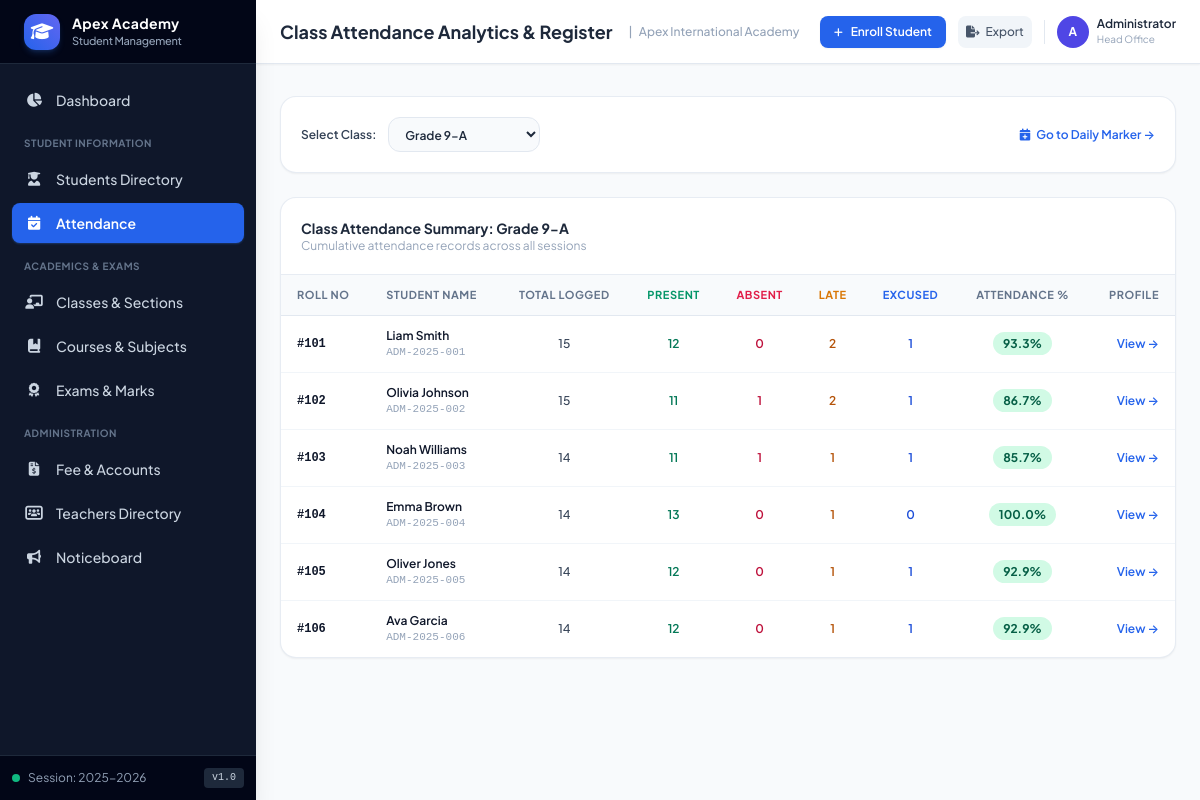
Page /attendance/report on the committed database.
### tables this page shows
CREATE TABLE classes (
        id INTEGER PRIMARY KEY AUTOINCREMENT,
        name TEXT NOT NULL,
        grade_level TEXT NOT NULL,
        section TEXT NOT NULL,
        room_number TEXT,
        class_teacher_id INTEGER,
        FOREIGN KEY (class_teacher_id) REFERENCES teachers(id) ON DELETE SET NULL,
        UNIQUE(grade_level, section)
    );

CREATE TABLE students (
        id INTEGER PRIMARY KEY AUTOINCREMENT,
        admission_no TEXT UNIQUE NOT NULL,
        roll_no TEXT NOT NULL,
        first_name TEXT NOT NULL,
        last_name TEXT NOT NULL,
        gender TEXT NOT NULL,
        dob TEXT NOT NULL,
        blood_group TEXT,
        email TEXT,
        phone TEXT,
        address TEXT,
        class_id INTEGER NOT NULL,
        admission_date TEXT NOT NULL,
        parent_name TEXT NOT NULL,
        parent_relation TEXT DEFAULT 'Parent',
        parent_phone TEXT NOT NULL,
        parent_email TEXT,
        status TEXT DEFAULT 'Active',
        avatar_url TEXT,
        FOREIGN KEY (class_id) REFERENCES classes(id) ON DELETE RESTRICT
    );

### app.py (the view)
@app.route('/attendance/report')
def attendance_report():
    class_id = request.args.get('class_id', '1')
    classes = query_db("SELECT * FROM classes ORDER BY grade_level, section")
    current_class = query_db("SELECT * FROM classes WHERE id = ?", (class_id,), one=True)
    student_summaries = query_db("""
        SELECT
            s.id, s.admission_no, s.roll_no, s.first_name, s.last_name,
            COUNT(a.id) as total_days,
            SUM(CASE WHEN a.status = 'Present' THEN 1 ELSE 0 END) as present_count,
            SUM(CASE WHEN a.status = 'Absent' THEN 1 ELSE 0 END) as absent_count,
            SUM(CASE WHEN a.status = 'Late' THEN 1 ELSE 0 END) as late_count,
            SUM(CASE WHEN a.status = 'Excused' THEN 1 ELSE 0 END) as excused_count
        FROM students s
        LEFT JOIN attendance a ON s.id = a.student_id
        WHERE s.class_id = ? AND s.status = 'Active'
        GROUP BY s.id
        ORDER BY CAST(s.roll_no AS INTEGER) ASC
    """, (class_id,))
    processed = []
    for row in student_summaries:
        tot = row['total_days'] or 0
        pres = (row['present_count'] or 0) + (row['late_count'] or 0)
        pct = (pres / tot * 100) if tot > 0 else 0.0
        processed.append({
            **dict(row),
            'rate': pct
        })
    return render_template(
        'attendance/report.html',
        classes=classes,
        current_class=current_class,
        selected_class_id=int(class_id),
        summaries=processed
    )

### app.py (called while the page is built)
@app.context_processor
def inject_global_settings():
    return {
        'school_name': config.SCHOOL_NAME,
        'school_tagline': config.SCHOOL_TAGLINE,
        'school_address': config.SCHOOL_ADDRESS,
        'school_contact': config.SCHOOL_CONTACT,
        'academic_year': config.SCHOOL_ACADEMIC_YEAR,
        'now': datetime.now()
    }

@app.template_filter('percent')
def percent_filter(val):
    try:
        return f"{float(val):.1f}%"
    except (ValueError, TypeError):
        return "0.0%"

### database.py (called while the page is built)
def get_db():
    conn = sqlite3.connect(DATABASE_PATH)
    conn.row_factory = sqlite3.Row
    conn.execute("PRAGMA foreign_keys = ON")
    return conn

def query_db(query, args=(), one=False):
    conn = get_db()
    try:
        cur = conn.cursor()
        cur.execute(query, args)
        rv = cur.fetchall()
        return (rv[0] if rv else None) if one else rv
    finally:
        conn.close()

### templates/attendance/report.html (shortened to what this page needs)
{% extends "base.html" %}
{% block header_title %}Class Attendance Analytics & Register{% endblock %}
{% block content %}
<div class="space-y-6 pb-12">
    <div class="bg-white p-5 rounded-2xl border border-slate-200/80 shadow-sm flex flex-col sm:flex-row items-center justify-between gap-4">
        <form method="GET" action="{{ url_for('attendance_report') }}" class="flex items-center gap-3 w-full sm:w-auto">
            <label class="text-xs font-semibold text-slate-700">Select Class:</label>
            <select name="class_id" onchange="this.form.submit()" class="bg-slate-50 border border-slate-200 rounded-xl px-3 py-2 text-xs focus:ring-2 focus:ring-blue-500 font-semibold">
                {% for c in classes %}
                <option value="{{ c.id }}" {% if selected_class_id == c.id %}selected{% endif %}>{{ c.name }}</option>
                {% endfor %}
            </select>
        </form>
        <a href="{{ url_for('attendance_index', class_id=selected_class_id) }}" class="inline-flex items-center gap-1.5 text-xs font-semibold text-blue-600 hover:text-blue-700">
            <i class="fa-solid fa-calendar-plus"></i> Go to Daily Marker &rarr;
        </a>
    </div>
    <div class="bg-white rounded-2xl border border-slate-200/80 shadow-sm overflow-hidden">
        <div class="p-5 border-b border-slate-200/80 flex items-center justify-between">
            <div>
                <h3 class="text-sm font-bold text-slate-800">Class Attendance Summary: {{ current_class.name }}</h3>
                <p class="text-xs text-slate-400">Cumulative attendance records across all sessions</p>
            </div>
        </div>
        <div class="overflow-x-auto">
            <table class="w-full text-left text-xs">
                <thead class="bg-slate-50 text-slate-500 font-semibold border-b border-slate-200 uppercase tracking-wider text-[11px]">
                    <tr>
                        <th class="py-3 px-4">Roll No</th>
                        <th class="py-3 px-4">Student Name</th>
                        <th class="py-3 px-4 text-center">Total Logged</th>
                        <th class="py-3 px-4 text-center text-emerald-600">Present</th>
                        <th class="py-3 px-4 text-center text-rose-600">Absent</th>
                        <th class="py-3 px-4 text-center text-amber-600">Late</th>
                        <th class="py-3 px-4 text-center text-blue-600">Excused</th>
                        <th class="py-3 px-4 text-center">Attendance %</th>
                        <th class="py-3 px-4 text-right">Profile</th>
                    </tr>
                </thead>
                <tbody class="divide-y divide-slate-100 text-slate-700">
                    {% for s in summaries %}
                    <tr class="hover:bg-slate-50 transition-colors">
                        <td class="py-3 px-4 font-mono font-bold text-slate-900">#{{ s.roll_no }}</td>
                        <td class="py-3 px-4 font-semibold text-slate-900">
                            {{ s.first_name }} {{ s.last_name }}
                            <span class="block text-[11px] text-slate-400 font-normal font-mono">{{ s.admission_no }}</span>
                        </td>
                        <td class="py-3 px-4 text-center font-medium">{{ s.total_days }}</td>
                        <td class="py-3 px-4 text-center font-semibold text-emerald-700">{{ s.present_count }}</td>
                        <td class="py-3 px-4 text-center font-semibold text-rose-700">{{ s.absent_count }}</td>
                        <td class="py-3 px-4 text-center font-semibold text-amber-700">{{ s.late_count }}</td>
                        <td class="py-3 px-4 text-center font-semibold text-blue-700">{{ s.excused_count }}</td>
                        <td class="py-3 px-4 text-center">
                            <span class="px-2.5 py-1 rounded-full text-xs font-bold
                                {% if s.rate >= 85 %}bg-emerald-100 text-emerald-800
                                {% elif s.rate >= 75 %}bg-blue-100 text-blue-800
                                {% else %}bg-rose-100 text-rose-800 font-extrabold animate-pulse{% endif %}">
                                {{ s.rate|percent }}
                            </span>
                        </td>
                        <td class="py-3 px-4 text-right">
                            <a href="{{ url_for('student_detail', id=s.id) }}" class="text-xs font-semibold text-blue-600 hover:text-blue-700">
                                View &rarr;
                            </a>
                        </td>
                    </tr>
                    {% else %}
                    <tr>
                        <td colspan="9" class="py-8 text-center text-slate-400">No attendance logs available for this class yet.</td>
                    </tr>
                    {% endfor %}
                </tbody>
            </table>
        </div>
    </div>
</div>
{% endblock %}

### static/css/styles.css (style rules this page uses)
body { font-family: 'Plus Jakarta Sans', system-ui, -apple-system, sans-serif; }

### rows in the picture
classes: name "Grade 9-A"
students: roll_no "101", first_name "Liam", last_name "Smith", admission_no "ADM-2025-001", total_days "15", present_count "12", absent_count "0", late_count "2", excused_count "1", rate|percent "93.3%"
students: roll_no "102", first_name "Olivia", last_name "Johnson", admission_no "ADM-2025-002", total_days "15", present_count "11", absent_count "1", late_count "2", excused_count "1", rate|percent "86.7%"
students: roll_no "103", first_name "Noah", last_name "Williams", admission_no "ADM-2025-003", total_days "14", present_count "11", absent_count "1", late_count "1", excused_count "1", rate|percent "85.7%"
students: roll_no "104", first_name "Emma", last_name "Brown", admission_no "ADM-2025-004", total_days "14", present_count "13", absent_count "0", late_count "1", excused_count "0", rate|percent "100.0%"
students: roll_no "105", first_name "Oliver", last_name "Jones", admission_no "ADM-2025-005", total_days "14", present_count "12", absent_count "0", late_count "1", excused_count "1", rate|percent "92.9%"
students: roll_no "106", first_name "Ava", last_name "Garcia", admission_no "ADM-2025-006", total_days "14", present_count "12", absent_count "0", late_count "1", excused_count "1", rate|percent "92.9%"

### other values in the picture
{{ academic_year }} "2025-2026"
{{ school_name }} "Apex International Academy"
form field class_id "Grade 9-A"
